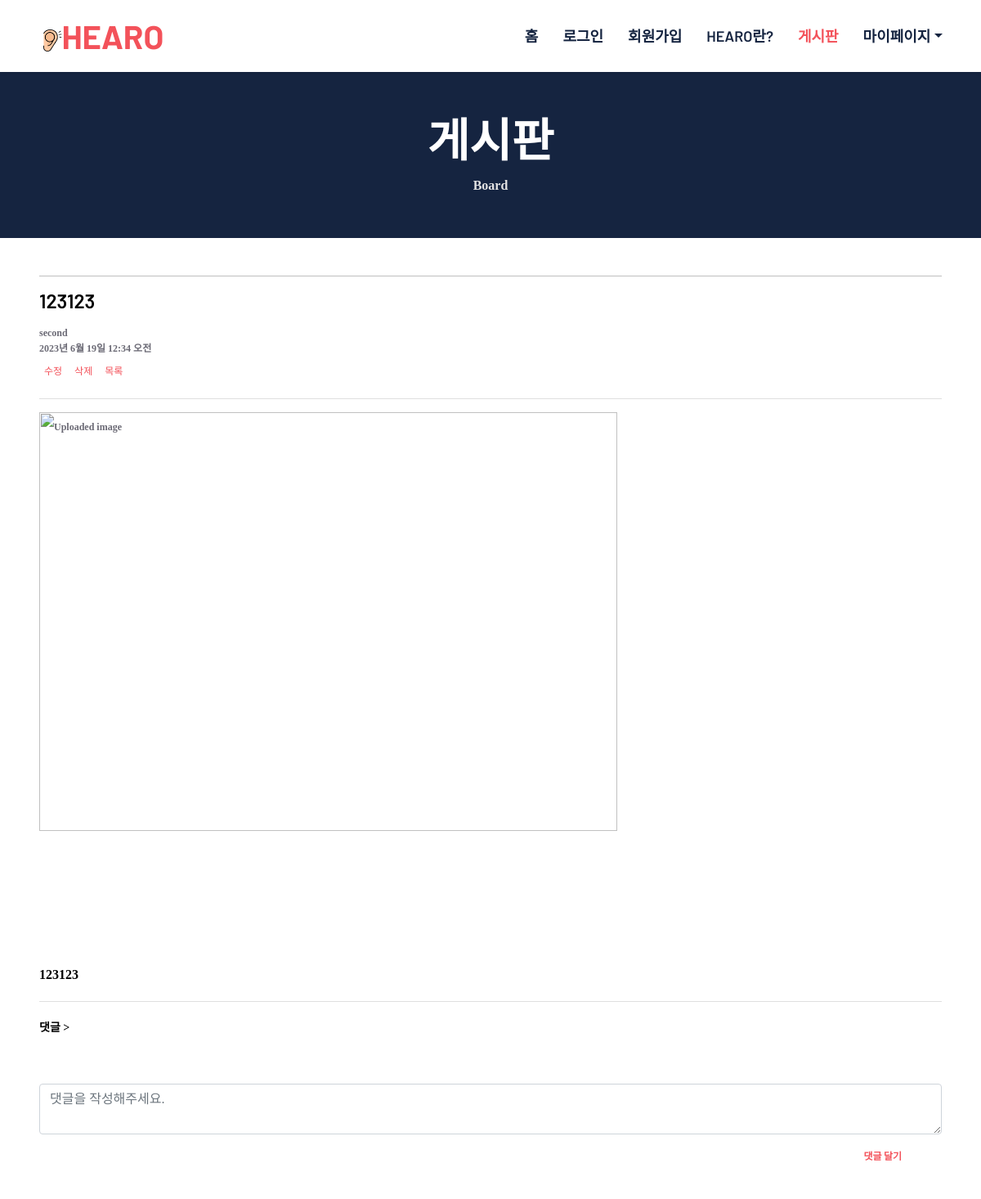
Screenshot of /Main/Post/9/ with the database file from the repository.
### Main/models.py (models this page shows)
class Post(models.Model):
    post_id = models.AutoField(primary_key=True) # 게시물 번호 정수로 변경한 이유는 순서별로 정렬하기 위해
    user = models.ForeignKey(User, on_delete=models.CASCADE) # 글 작성자 id
    title = models.CharField(max_length=20) # 글 제목
    content = models.CharField(max_length=300) # 글의 내용
    date = models.DateTimeField(auto_now_add = True) # 글쓴 시간 년 월 일 시간 까지
    file = models.FileField(upload_to='', null=True) # 파일 media 에 저장

### SignIn/models.py (models this page shows, shortened)
class User(AbstractBaseUser):
    user_id = models.CharField(max_length=20, unique=True, primary_key=True)
    name = models.CharField(max_length=5)
    email = models.EmailField(max_length=30, unique=True)
    phone_num = models.CharField(max_length=11)
    emergency = models.CharField(max_length=11)
    address = models.CharField(max_length=50)
    gender = models.CharField(max_length=10)
    birth = models.DateField()
    medical_info = models.CharField(max_length=500,null=True, blank=True, default='')
    is_active = models.BooleanField(default=True)
    is_admin = models.BooleanField(default=False)
    is_staff = models.BooleanField(default=False)
    objects = UserManager()
    USERNAME_FIELD = 'user_id'
    REQUIRED_FIELDS = ['name', 'email', 'phone_num', 'emergency', 'address', 'gender', 'birth']
    @property
    def is_staff(self):
        return self.is_admin

### Main/views.py (the view)
# urls.py: path('Post/<int:pk>/', views.PostView, name = 'PostView'),
def PostView(request, pk):
    post = get_object_or_404(Post, post_id=pk) # 게시글 내용
    comment = Comment.objects.filter(post = post) # 댓글 내용
    if post.file:  # 파일 필드가 비어있지 않은 경우에만 파일 URL을 설정 , 게시글 보이는 부분
        file_url = post.file.url
    else:
        file_url = None
    if request.method == "POST": # 댓글 작성 부분
        form = CommentModelForm(request.POST)
        if form.is_valid():
            comment1 = form.save(commit=False)
            comment1.user = request.user
            comment1.post = post
            comment1.save()
            return redirect('/Main/Post/{post_id}/'.format(post_id=post.post_id))
    else:
        form = CommentModelForm()
    return render(request, 'main/PostView.html', {'post': post, 'file_url': file_url, 'comment':comment, 'form':form})

### Main/forms.py
class CommentModelForm(forms.ModelForm): # 댓글 작성
    class Meta:
        model = Comment
        fields = ['content']

### templates/main/PostView.html (shortened to what this page needs)
{% load static %}
<html lang="en">
    <head>
        <link href="https://cdnjs.cloudflare.com/ajax/libs/font-awesome/5.10.0/css/all.min.css" rel="stylesheet">
        <link href="https://cdn.jsdelivr.net/npm/bootstrap-icons@1.4.1/font/bootstrap-icons.css" rel="stylesheet">
        <link href="{%static 'lib/owlcarousel/assets/owl.carousel.min.css' %}" rel="stylesheet">
        <link href="{% static 'css/bootstrap.min.css' %}" rel="stylesheet">
        <link href="{% static 'css/style_board_list.css' %}" rel="stylesheet">
        {% include "navbar.html" %}
    </head>
    <body>
        <div class="container-fluid bg-dark p-5">
            <div class="row">
                <div class="col-12 text-center">
                    <h1 class="display-4 text-white">게시판</h1>
                    <a>Board</a>
                </div>
            </div>
        </div>
       <div class="container-fluid px-5" id="left" style="padding-top: 30px;0">
        <div id="write_area">
            <div id="in_title" style="border-bottom: 1px black;">
                <hr style="background-color: black; border: none;">
                <h4 id="left" style="color: black;">{{ post.title }}</h4>
                <dl style="font-size: 12px;" id="left">
                    <dd id="left">
                      {{ post.user }}<br>
                      <span style="line-height: 0.5;">{{ post.date }}</span>
                    </dd>
                    <a href="/Main/Post/Update/{{ post.post_id }}/"><button style="background-color: inherit; font-size:12px; border:0px; color: #F3525A;">수정</button></a>
                    <form method="POST" action="/Main/Post/Delete/{{ post.post_id }}/" style="display:inline;">
                        <button type="submit" style="background-color: inherit; font-size:12px; border:0px; color: #F3525A;">삭제</button>
                    </form>
                <a href="/Main/Post/"><button style="background-color: inherit; font-size:12px; border:0px; color: #F3525A;">목록</button></a>
                </dl>
                <hr style="background-color: gray; border: none;">
                <div style="font-size: 12px; text-align: left;">
                    {% if file_url %}
                        <img src="{{ file_url }}" alt="Uploaded image" style="width: 80%; height: auto;">
                    {% endif %}
                </div>
                <div style="font-size: 16px; text-align: left; color:black;">
                    <br>{{ post.content }}
                </div>
            </div>
        </div>
        <hr style="background-color: gray; border: none;">
    </div>
    <div class="container-fluid px-5" id="left" style="font-size: 14px; color: black;">
        댓글 >
    </div>
    <div class="container-fluid px-5" id="center" style="margin-top: 20px;">
        <br>
        <form method="POST">
            <textarea name="content" cols="40" rows="2" class="form-control" style="width: 100%; border: 1px solid #ced4da;" placeholder="댓글을 작성해주세요." maxlength="300" required="" id="id_content"></textarea>
            <button type="submit" class="btn py-md-3 px-md-5" style="font-size: 12px; color: #F3525A; background-color: inherit; float: right;" id="right">댓글 달기</button>
        </form>
        <br><br>
    </div>
    </body>
</html>

### static/css/style_board_list.css (style rules this page uses)
:root { --primary: #F3525A; --secondary: #F6F6F6; --light: #FFFFFF; --dark: #152440; }
#center { text-align: center; }
#right { text-align: right; }
body { margin:0; font:600 16px/18px 'Open Sans',sans-serif; }
*,:after,:before { box-sizing:border-box }
a { color:inherit;text-decoration:none }
body { line-height:2rem; font-family:"맑은 고딕"; }
ul, li, a { list-style:none; text-align:center; padding:0; margin:0; }
h1, h2, .font-weight-bold { font-weight: 700 !important; }
h3, h4, .font-weight-semi-bold { font-weight: 600 !important; }
.btn { font-family: 'Barlow', sans-serif; font-weight: 600; transition: .5s; }

### rows the page displays
Post: title "123123", user "second", date "2023년 6월 19일 12:34 오전", content "123123"
